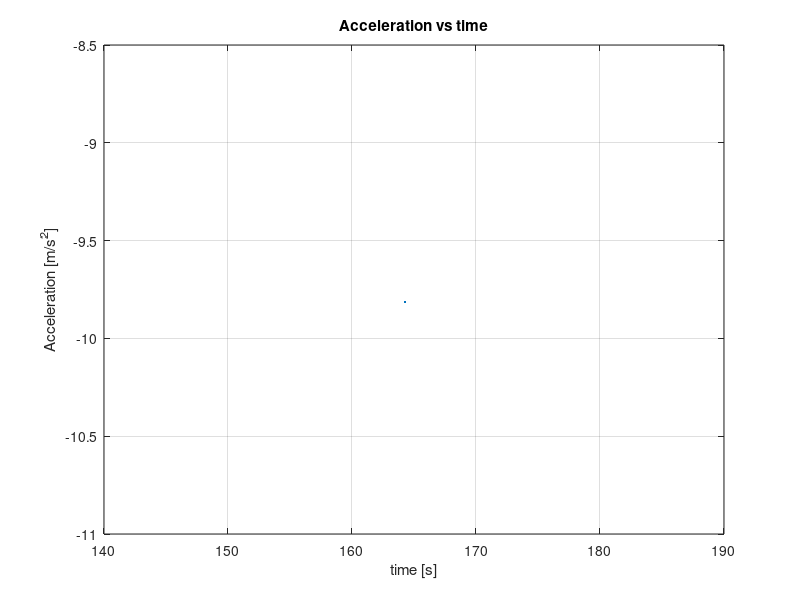
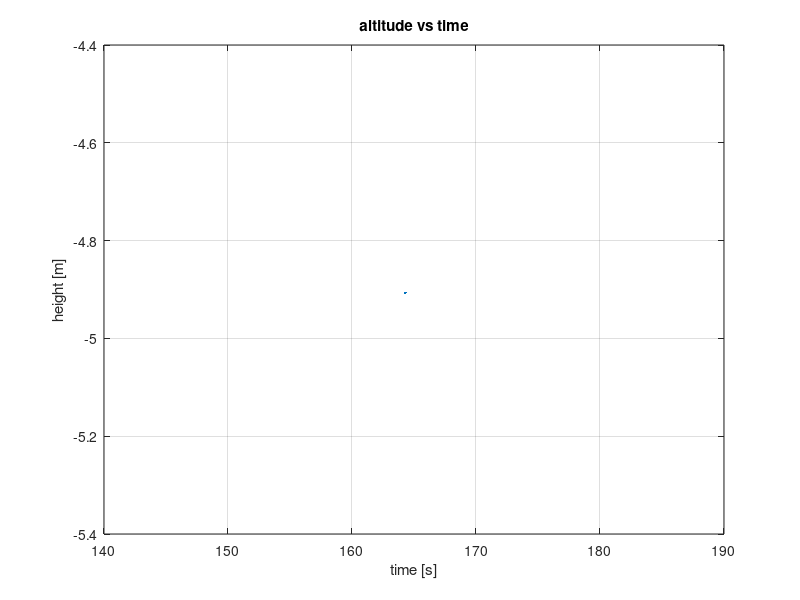

Here is the MATLAB script that generated these plots, in order:
close all; clear all; clc;

dt = 1;
t0 = 0.3; % time
m0 = 3000000; 
T1 = 3.3e7;
T2 = 4.9e6; 
T3 = 1e6; 
Isp1 = 250;
Isp2 = 420;
Isp3 = 420;
mdot1 = T1/(9.81*Isp1);
mdot2 = T2/(9.81*Isp2);
mdot3 = T3/(9.81*Isp3);
pitch0 = 0;
phi0 = 90;
theta0 = 0;
mu = 3.986005e14; 
h0 = 0;
latitude = 28.5; 
Re = 6373249; %Radius of Earth
R0 = Re+h0; %Radius to vehicle
Pa0 = 101325; %Ambient Pressure [Pa]
Ta0 = 300.8; % Ambient Temperature [K]
Rs = 287.053; %Gas constant
gamma = 1.4;
g0 = mu/(R0)^2;
density0 = Pa0/(Rs*Ta0);
C0 = (gamma*Rs*Ta0)^1/2;
A0 = T1/101325;


%Space Fixed velocity
Vv0 = 0; %Vertical
Vh0 = 0; %Horizontal 
Vst0 = (Vv0^2+Vh0^2)^1/2; %Total
phi_s0 = atan(Vv0/Vh0); %flight path

%Earth fixed
Vr0 = 2*pi*R0/86164*cos(phi0); % Rotation of Earth
Vet0 = (Vv0^2 + (Vh0-Vr0)^2)^1/2;% velocity
phi_e0 = atan(Vv0/(Vh0-Vr0)); %flight path

Ma0 = Vet0/C0; 
Cd0 = Ma0;
D0 = density0*Vet0^2*Cd0*A0/2;

%Horizontal Acceleration
Ah_A0 = -Vh0*Vv0/R0;
Ah_T0 = T1/m0*cos(theta0);
Ah_D0 = D0/m0*cos(pitch0);
Ah_t0 = Ah_A0 + Ah_T0 - Ah_D0;

%Vertical Acceleration
Av_A0 = Vh0^2/R0;
Av_T0 = T1/m0*sin(theta0);
Av_D0 = D0/m0*sin(pitch0);
Av_t0 = -g0 + Av_A0 + Av_T0 - Av_D0;

%intial conditions 
%t = t0;
% = T1;
%mt1 = m0;
%Av_t1 = Av_t0;
%Vet1 = Vet0;
%phi_e1 = phi_e0;
%h1 = h0;
%loop
%LunarData = fopen('LunarV.dat','w');
%fprintf(LunarData,'%f %f %f %f %f\n',t,T,mt1,Av_t1,Vet1,phi_e1,h1);
t=t0+dt;
while t<164
    mt1 = m0-mdot1*dt;
    T = T1-A0*Pa0;
    pitch = pitch0*dt;
    g = mu/R0^2;
    D1 = density0*Vet0^2*Cd0*A0/2;
    Av_A1 = Vh0^2/R0;
    Av_T1 = T/mt1*sin(theta0);
    Av_D1 = D1/mt1*sin(pitch0);
    Av_t1 = -g0 + Av_A1 + Av_T1 - Av_D1;
    Ah_A1 = -Vh0*Vv0/R0;
    Ah_T1 = T/mt1*cos(theta0);
    Ah_D1 = D1/mt1*cos(pitch0);
    Ah_t1 = Ah_A1 + Ah_T1 - Ah_D1;
    Vv1 = Vv0 + (Av_t0+Av_t1)/2*dt;
    Vh1 = Vh0 + (Ah_t0+Ah_t1)/2*dt;
    Vst1 = (Vv1^2+Vh1^2)^1/2; 
    phi_s1 = atan(Vv1/Vh1);
    h1 = h0+(Vv0+Vv1)/2*dt;
    R1 = Re+h1;
    Vr1 = 2*pi*R1/86164*cos(latitude);
    Vet1 = (Vv1^2 + (Vh1-Vr1)^2)^1/2;
    phi_e1 = atan(Vv1/(Vh1-Vr1));
    Pa1 = Pa0*dt;
    Ta1 = Ta0*dt;
    Density = Pa1/(Rs*Ta1);
    C1 = (gamma*Rs*Ta1)^1/2;
    Ma1 = Vet1/C1;
    Cd1 = Cd0*dt;
   % fprintf(LunarData,'%f %f %f %f %f\n',t,T,mt1,Av_t1,Vet1,phi_e1,h1);
    t=t+dt;
end 

%load LunarV.dat
% plots
plot(t,Av_t1);
grid on
title('Acceleration vs time')
ylabel('Acceleration [m/s^2]')
xlabel('time [s]')
hold on
figure
plot(t,h1);
grid on
title('altitude vs time')
ylabel('height [m]')
xlabel('time [s]')
hold on

